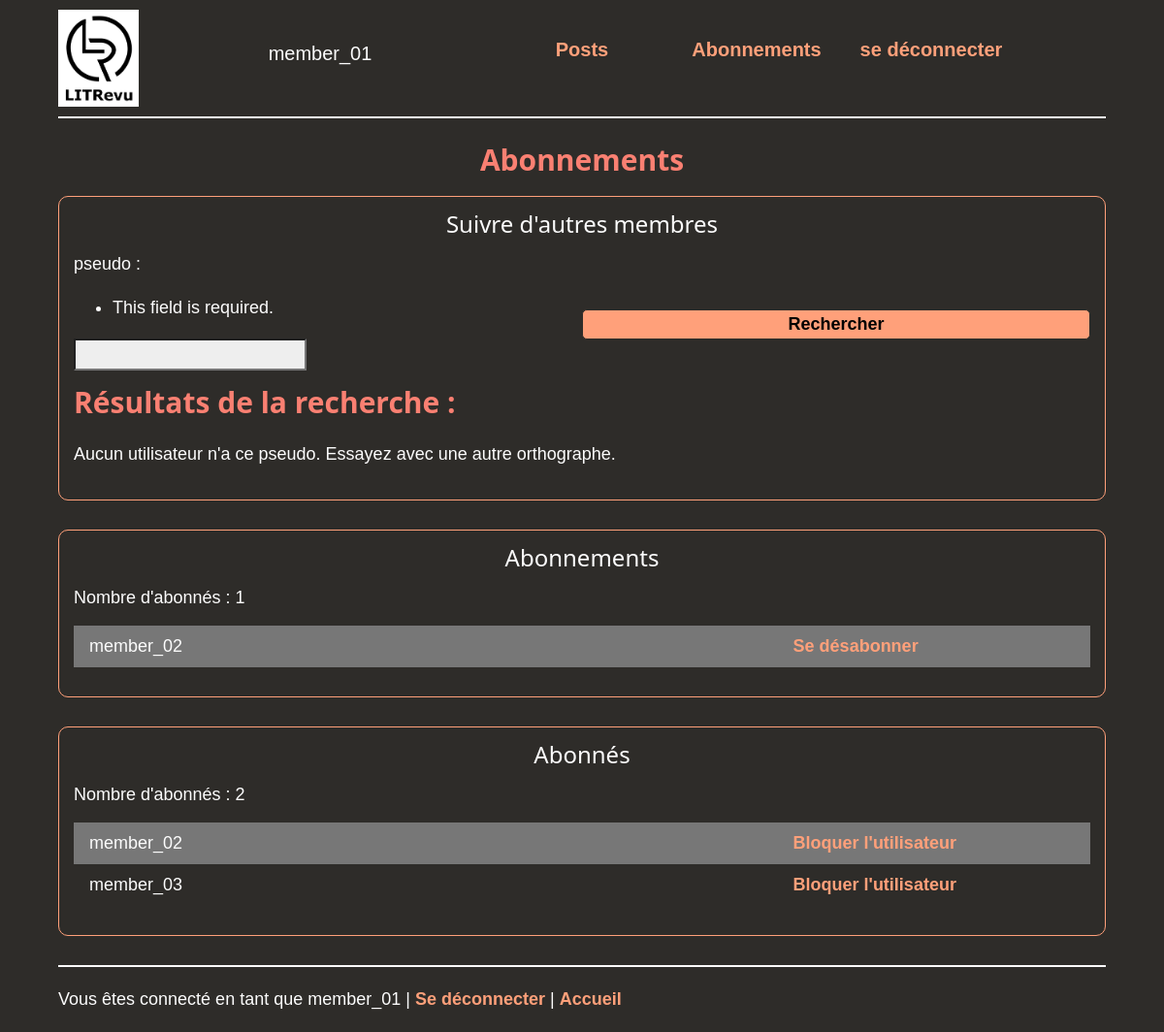
The app's page /abonnements/ (signed in), older data.
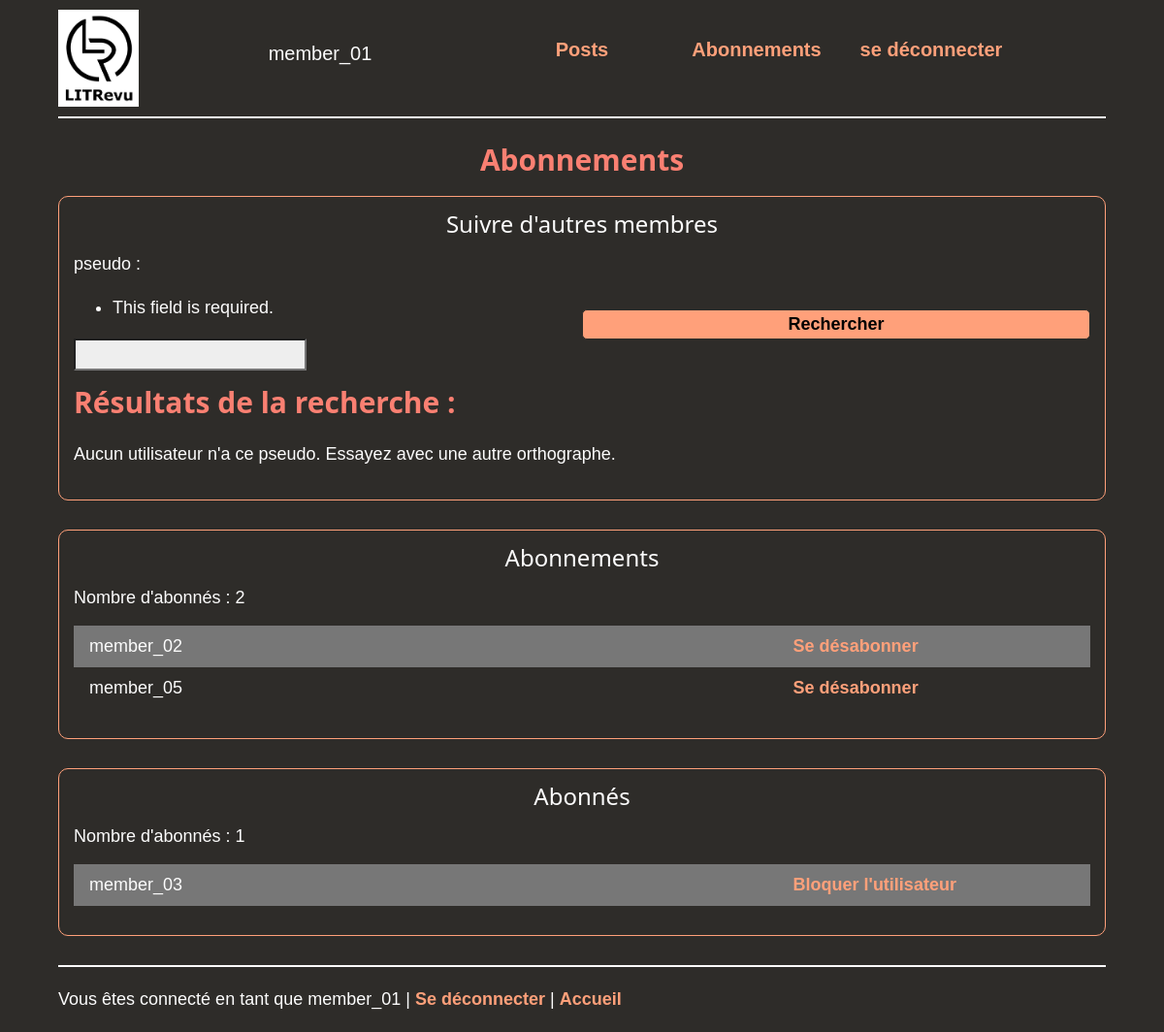
The same page, newer data.
### reviews/models.py (models this page shows)
class UserFollows(models.Model):
    user = models.ForeignKey(
        settings.AUTH_USER_MODEL,
        on_delete=models.CASCADE,
        related_name='following',
    )
    followed_user = models.ForeignKey(
        settings.AUTH_USER_MODEL,
        on_delete=models.CASCADE,
        related_name='followed_by',
    )
    class Meta:
        unique_together = ('user', 'followed_user', )
        verbose_name_plural = 'User Follows'

### reviews/views.py (the view)
# urls.py: path('abonnements/', views.abonnements, name='abonnements'),
@login_required
def abonnements(request):
    header = 'Abonnements'
    user = request.user
    " Search form to find other User instances. "
    users = []
    form = forms.UserForm(request.GET)
    if form.is_valid():
        username = form.cleaned_data['username']
        users = User.objects.filter(username__icontains=username)
    " Subscriptions and followers to display. "
    followed = UserFollows.objects.filter(
        user__username=request.user.username)
    followers = UserFollows.objects.filter(
        followed_user__username=request.user.username)
    return render(request, 'rev/abonnements.html', context={
            'header': header,
            'followed': followed,
            'followers': followers,
            'user': user,
            'users': users,
            'form': form,
        }
    )

### reviews/forms.py
class UserForm(forms.Form):
    username = forms.CharField(label="pseudo ", max_length=150)

### reviews/templates/rev/abonnements.html (shortened to what this page needs)
{% extends 'base.html' %}
{% block content %}
    <div class="cadre">
        <h3 class="w3-center">Suivre d'autres membres</h3>
        <form action="" method="get">
            <div class="w3-row">
                <div class="w3-col m6">
                    {{ form }}
                </div>
                <div class="w3-col m6">
                    <button class="serach_button" type="submit">Rechercher</button>
                </div>
            </div>
        </form>
        <h2>Résultats de la recherche :</h2>
        {% if users %}
        <table class="w3-table w3-striped">
            {% for u in users %}
            <tr>
                <td>{{ u }} (id : {{ u.id }}) </td>
                <td><a href="{% url 'create-abo' user_id=u.id %}">S'abonner</a> </td>
            </tr>
            {% empty %}
                <p>Aucun membre n'a ce pseudo </p>
            {% endfor %}
        </table>
        {% else %}
        <p>
            Aucun utilisateur n'a ce pseudo. Essayez avec une autre orthographe.
        </p>
        {% endif %}
    </div>
    <div class="cadre">
        <h3 class="w3-center">Abonnements</h3>
        Nombre d'abonnés : {{ followed.all.count }} <br>
        <table class="w3-table w3-striped subscriptions">
            {% for f in followed %}
            <tr>
                <td>{{ f.followed_user }} </td>
                <td><a href="{% url 'delete-abo' abonnements_id=f.id %}">Se désabonner</a> </td>
            </tr>
            {% empty %}
            <tr>
                <td>
                    <p>Vous n'avez pas d'abonnement </p>
                </td>
            </tr>
            {% endfor %}
        </table>
    </div>
    <div class="cadre">
        <h3 class="w3-center">Abonnés</h3>
        Nombre d'abonnés : {{ followers.all.count }} <br>
        <table class="w3-table w3-striped subscriptions">
            {% for fr in followers %}
            <tr>
                <td>{{ fr.user }} </td>
                <td><a href="{% url 'block-user' block_user_id=fr.user.id user_id=fr.followed_user.id %}">
                    Bloquer l'utilisateur
                </a> </td>
            </tr>
            {% empty %}
            <tr>
                <td>
                    <p>Vous n'avez pas d'abonné </p>
                </td>
            </tr>
            {% endfor %}
        </table>
    </div>
{% endblock content %}

Row changes from the older to the newer data that the page shows:
removed UserFollows: user "member_02", shown under "Abonnés"
added UserFollows: followed_user "member_05", shown under "Abonnements"
Text that changed along with them:
{{ followed.all.count }}: "1" → "2"
{{ followers.all.count }}: "2" → "1"
